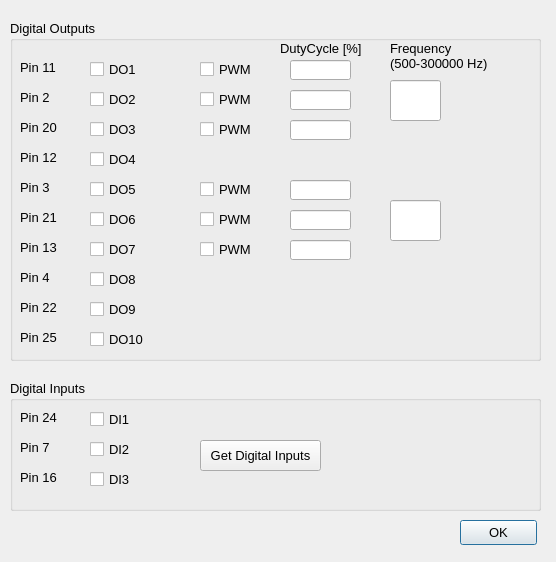
<?xml version="1.0" encoding="UTF-8"?>
<ui version="4.0">
 <class>digital_io</class>
 <widget class="QDialog" name="digital_io">
  <property name="geometry">
   <rect>
    <x>0</x>
    <y>0</y>
    <width>556</width>
    <height>562</height>
   </rect>
  </property>
  <property name="font">
   <font>
    <pointsize>8</pointsize>
   </font>
  </property>
  <property name="windowTitle">
   <string>Test Digital IO</string>
  </property>
  <widget class="QPushButton" name="okButton">
   <property name="geometry">
    <rect>
     <x>460</x>
     <y>520</y>
     <width>77</width>
     <height>25</height>
    </rect>
   </property>
   <property name="font">
    <font>
     <pointsize>10</pointsize>
    </font>
   </property>
   <property name="text">
    <string>OK</string>
   </property>
  </widget>
  <widget class="QGroupBox" name="groupBox">
   <property name="geometry">
    <rect>
     <x>10</x>
     <y>20</y>
     <width>531</width>
     <height>341</height>
    </rect>
   </property>
   <property name="font">
    <font>
     <pointsize>10</pointsize>
    </font>
   </property>
   <property name="title">
    <string>Digital Outputs</string>
   </property>
   <widget class="QCheckBox" name="DO1Chk">
    <property name="geometry">
     <rect>
      <x>80</x>
      <y>40</y>
      <width>72</width>
      <height>18</height>
     </rect>
    </property>
    <property name="font">
     <font>
      <pointsize>10</pointsize>
     </font>
    </property>
    <property name="text">
     <string>DO1</string>
    </property>
   </widget>
   <widget class="QCheckBox" name="DO2Chk">
    <property name="geometry">
     <rect>
      <x>80</x>
      <y>70</y>
      <width>72</width>
      <height>18</height>
     </rect>
    </property>
    <property name="font">
     <font>
      <pointsize>10</pointsize>
     </font>
    </property>
    <property name="text">
     <string>DO2</string>
    </property>
   </widget>
   <widget class="QCheckBox" name="DO3Chk">
    <property name="geometry">
     <rect>
      <x>80</x>
      <y>100</y>
      <width>72</width>
      <height>18</height>
     </rect>
    </property>
    <property name="font">
     <font>
      <pointsize>10</pointsize>
     </font>
    </property>
    <property name="text">
     <string>DO3</string>
    </property>
   </widget>
   <widget class="QCheckBox" name="DO4Chk">
    <property name="geometry">
     <rect>
      <x>80</x>
      <y>130</y>
      <width>72</width>
      <height>18</height>
     </rect>
    </property>
    <property name="font">
     <font>
      <pointsize>10</pointsize>
     </font>
    </property>
    <property name="text">
     <string>DO4</string>
    </property>
   </widget>
   <widget class="QCheckBox" name="DO5Chk">
    <property name="geometry">
     <rect>
      <x>80</x>
      <y>160</y>
      <width>72</width>
      <height>18</height>
     </rect>
    </property>
    <property name="font">
     <font>
      <pointsize>10</pointsize>
     </font>
    </property>
    <property name="text">
     <string>DO5</string>
    </property>
   </widget>
   <widget class="QCheckBox" name="DO6Chk">
    <property name="geometry">
     <rect>
      <x>80</x>
      <y>190</y>
      <width>72</width>
      <height>18</height>
     </rect>
    </property>
    <property name="font">
     <font>
      <pointsize>10</pointsize>
     </font>
    </property>
    <property name="text">
     <string>DO6</string>
    </property>
   </widget>
   <widget class="QCheckBox" name="DO7Chk">
    <property name="geometry">
     <rect>
      <x>80</x>
      <y>220</y>
      <width>72</width>
      <height>18</height>
     </rect>
    </property>
    <property name="font">
     <font>
      <pointsize>10</pointsize>
     </font>
    </property>
    <property name="text">
     <string>DO7</string>
    </property>
   </widget>
   <widget class="QCheckBox" name="DO8Chk">
    <property name="geometry">
     <rect>
      <x>80</x>
      <y>250</y>
      <width>72</width>
      <height>18</height>
     </rect>
    </property>
    <property name="font">
     <font>
      <pointsize>10</pointsize>
     </font>
    </property>
    <property name="text">
     <string>DO8</string>
    </property>
   </widget>
   <widget class="QCheckBox" name="DO9Chk">
    <property name="geometry">
     <rect>
      <x>80</x>
      <y>280</y>
      <width>72</width>
      <height>18</height>
     </rect>
    </property>
    <property name="font">
     <font>
      <pointsize>10</pointsize>
     </font>
    </property>
    <property name="text">
     <string>DO9</string>
    </property>
   </widget>
   <widget class="QCheckBox" name="DO10Chk">
    <property name="geometry">
     <rect>
      <x>80</x>
      <y>310</y>
      <width>72</width>
      <height>18</height>
     </rect>
    </property>
    <property name="font">
     <font>
      <pointsize>10</pointsize>
     </font>
    </property>
    <property name="text">
     <string>DO10</string>
    </property>
   </widget>
   <widget class="QCheckBox" name="PWM1Chk">
    <property name="geometry">
     <rect>
      <x>190</x>
      <y>40</y>
      <width>72</width>
      <height>18</height>
     </rect>
    </property>
    <property name="font">
     <font>
      <pointsize>10</pointsize>
     </font>
    </property>
    <property name="text">
     <string>PWM</string>
    </property>
   </widget>
   <widget class="QCheckBox" name="PWM2Chk">
    <property name="geometry">
     <rect>
      <x>190</x>
      <y>70</y>
      <width>72</width>
      <height>18</height>
     </rect>
    </property>
    <property name="font">
     <font>
      <pointsize>10</pointsize>
     </font>
    </property>
    <property name="text">
     <string>PWM</string>
    </property>
   </widget>
   <widget class="QCheckBox" name="PWM3Chk">
    <property name="geometry">
     <rect>
      <x>190</x>
      <y>100</y>
      <width>72</width>
      <height>18</height>
     </rect>
    </property>
    <property name="font">
     <font>
      <pointsize>10</pointsize>
     </font>
    </property>
    <property name="text">
     <string>PWM</string>
    </property>
   </widget>
   <widget class="QCheckBox" name="PWM5Chk">
    <property name="geometry">
     <rect>
      <x>190</x>
      <y>160</y>
      <width>72</width>
      <height>18</height>
     </rect>
    </property>
    <property name="font">
     <font>
      <pointsize>10</pointsize>
     </font>
    </property>
    <property name="text">
     <string>PWM</string>
    </property>
   </widget>
   <widget class="QCheckBox" name="PWM6Chk">
    <property name="geometry">
     <rect>
      <x>190</x>
      <y>190</y>
      <width>72</width>
      <height>18</height>
     </rect>
    </property>
    <property name="font">
     <font>
      <pointsize>10</pointsize>
     </font>
    </property>
    <property name="text">
     <string>PWM</string>
    </property>
   </widget>
   <widget class="QCheckBox" name="PWM7Chk">
    <property name="geometry">
     <rect>
      <x>190</x>
      <y>220</y>
      <width>72</width>
      <height>18</height>
     </rect>
    </property>
    <property name="font">
     <font>
      <pointsize>10</pointsize>
     </font>
    </property>
    <property name="text">
     <string>PWM</string>
    </property>
   </widget>
   <widget class="QLineEdit" name="DutyCycle1Edt">
    <property name="geometry">
     <rect>
      <x>280</x>
      <y>40</y>
      <width>61</width>
      <height>20</height>
     </rect>
    </property>
   </widget>
   <widget class="QLineEdit" name="DutyCycle2Edt">
    <property name="geometry">
     <rect>
      <x>280</x>
      <y>70</y>
      <width>61</width>
      <height>20</height>
     </rect>
    </property>
   </widget>
   <widget class="QLineEdit" name="DutyCycle3Edt">
    <property name="geometry">
     <rect>
      <x>280</x>
      <y>100</y>
      <width>61</width>
      <height>20</height>
     </rect>
    </property>
   </widget>
   <widget class="QLineEdit" name="DutyCycle5Edt">
    <property name="geometry">
     <rect>
      <x>280</x>
      <y>160</y>
      <width>61</width>
      <height>20</height>
     </rect>
    </property>
   </widget>
   <widget class="QLineEdit" name="DutyCycle6Edt">
    <property name="geometry">
     <rect>
      <x>280</x>
      <y>190</y>
      <width>61</width>
      <height>20</height>
     </rect>
    </property>
   </widget>
   <widget class="QLineEdit" name="DutyCycle7Edt">
    <property name="geometry">
     <rect>
      <x>280</x>
      <y>220</y>
      <width>61</width>
      <height>20</height>
     </rect>
    </property>
   </widget>
   <widget class="QLineEdit" name="Frequency123Edt">
    <property name="geometry">
     <rect>
      <x>380</x>
      <y>60</y>
      <width>51</width>
      <height>41</height>
     </rect>
    </property>
   </widget>
   <widget class="QLineEdit" name="Frequency567Edt">
    <property name="geometry">
     <rect>
      <x>380</x>
      <y>180</y>
      <width>51</width>
      <height>41</height>
     </rect>
    </property>
   </widget>
   <widget class="QLabel" name="label">
    <property name="geometry">
     <rect>
      <x>270</x>
      <y>20</y>
      <width>91</width>
      <height>16</height>
     </rect>
    </property>
    <property name="font">
     <font>
      <pointsize>10</pointsize>
     </font>
    </property>
    <property name="text">
     <string>DutyCycle [%]</string>
    </property>
   </widget>
   <widget class="QLabel" name="label_2">
    <property name="geometry">
     <rect>
      <x>380</x>
      <y>20</y>
      <width>111</width>
      <height>31</height>
     </rect>
    </property>
    <property name="font">
     <font>
      <pointsize>10</pointsize>
     </font>
    </property>
    <property name="text">
     <string>Frequency (500-300000 Hz)</string>
    </property>
    <property name="wordWrap">
     <bool>true</bool>
    </property>
   </widget>
   <widget class="QLabel" name="label_3">
    <property name="geometry">
     <rect>
      <x>10</x>
      <y>40</y>
      <width>46</width>
      <height>14</height>
     </rect>
    </property>
    <property name="font">
     <font>
      <pointsize>10</pointsize>
     </font>
    </property>
    <property name="text">
     <string>Pin 11</string>
    </property>
   </widget>
   <widget class="QLabel" name="label_4">
    <property name="geometry">
     <rect>
      <x>10</x>
      <y>70</y>
      <width>46</width>
      <height>14</height>
     </rect>
    </property>
    <property name="font">
     <font>
      <pointsize>10</pointsize>
     </font>
    </property>
    <property name="text">
     <string>Pin 2</string>
    </property>
   </widget>
   <widget class="QLabel" name="label_5">
    <property name="geometry">
     <rect>
      <x>10</x>
      <y>100</y>
      <width>46</width>
      <height>14</height>
     </rect>
    </property>
    <property name="font">
     <font>
      <pointsize>10</pointsize>
     </font>
    </property>
    <property name="text">
     <string>Pin 20</string>
    </property>
   </widget>
   <widget class="QLabel" name="label_6">
    <property name="geometry">
     <rect>
      <x>10</x>
      <y>130</y>
      <width>46</width>
      <height>14</height>
     </rect>
    </property>
    <property name="font">
     <font>
      <pointsize>10</pointsize>
     </font>
    </property>
    <property name="text">
     <string>Pin 12</string>
    </property>
   </widget>
   <widget class="QLabel" name="label_7">
    <property name="geometry">
     <rect>
      <x>10</x>
      <y>160</y>
      <width>46</width>
      <height>14</height>
     </rect>
    </property>
    <property name="font">
     <font>
      <pointsize>10</pointsize>
     </font>
    </property>
    <property name="text">
     <string>Pin 3</string>
    </property>
   </widget>
   <widget class="QLabel" name="label_8">
    <property name="geometry">
     <rect>
      <x>10</x>
      <y>190</y>
      <width>46</width>
      <height>14</height>
     </rect>
    </property>
    <property name="font">
     <font>
      <pointsize>10</pointsize>
     </font>
    </property>
    <property name="text">
     <string>Pin 21</string>
    </property>
   </widget>
   <widget class="QLabel" name="label_9">
    <property name="geometry">
     <rect>
      <x>10</x>
      <y>220</y>
      <width>46</width>
      <height>14</height>
     </rect>
    </property>
    <property name="font">
     <font>
      <pointsize>10</pointsize>
     </font>
    </property>
    <property name="text">
     <string>Pin 13</string>
    </property>
   </widget>
   <widget class="QLabel" name="label_10">
    <property name="geometry">
     <rect>
      <x>10</x>
      <y>250</y>
      <width>46</width>
      <height>14</height>
     </rect>
    </property>
    <property name="font">
     <font>
      <pointsize>10</pointsize>
     </font>
    </property>
    <property name="text">
     <string>Pin 4</string>
    </property>
   </widget>
   <widget class="QLabel" name="label_11">
    <property name="geometry">
     <rect>
      <x>10</x>
      <y>280</y>
      <width>46</width>
      <height>14</height>
     </rect>
    </property>
    <property name="font">
     <font>
      <pointsize>10</pointsize>
     </font>
    </property>
    <property name="text">
     <string>Pin 22</string>
    </property>
   </widget>
   <widget class="QLabel" name="label_12">
    <property name="geometry">
     <rect>
      <x>10</x>
      <y>310</y>
      <width>46</width>
      <height>14</height>
     </rect>
    </property>
    <property name="font">
     <font>
      <pointsize>10</pointsize>
     </font>
    </property>
    <property name="text">
     <string>Pin 25</string>
    </property>
   </widget>
  </widget>
  <widget class="QGroupBox" name="groupBox_2">
   <property name="geometry">
    <rect>
     <x>10</x>
     <y>380</y>
     <width>531</width>
     <height>131</height>
    </rect>
   </property>
   <property name="font">
    <font>
     <pointsize>10</pointsize>
    </font>
   </property>
   <property name="title">
    <string>Digital Inputs</string>
   </property>
   <widget class="QPushButton" name="GetDigitalInputsBtn">
    <property name="geometry">
     <rect>
      <x>190</x>
      <y>60</y>
      <width>121</width>
      <height>31</height>
     </rect>
    </property>
    <property name="font">
     <font>
      <pointsize>10</pointsize>
     </font>
    </property>
    <property name="text">
     <string>Get Digital Inputs</string>
    </property>
   </widget>
   <widget class="QCheckBox" name="DI1Chk">
    <property name="geometry">
     <rect>
      <x>80</x>
      <y>30</y>
      <width>72</width>
      <height>18</height>
     </rect>
    </property>
    <property name="font">
     <font>
      <pointsize>10</pointsize>
     </font>
    </property>
    <property name="text">
     <string>DI1</string>
    </property>
   </widget>
   <widget class="QCheckBox" name="DI2Chk">
    <property name="geometry">
     <rect>
      <x>80</x>
      <y>60</y>
      <width>72</width>
      <height>18</height>
     </rect>
    </property>
    <property name="font">
     <font>
      <pointsize>10</pointsize>
     </font>
    </property>
    <property name="text">
     <string>DI2</string>
    </property>
   </widget>
   <widget class="QCheckBox" name="DI3Chk">
    <property name="geometry">
     <rect>
      <x>80</x>
      <y>90</y>
      <width>72</width>
      <height>18</height>
     </rect>
    </property>
    <property name="font">
     <font>
      <pointsize>10</pointsize>
     </font>
    </property>
    <property name="text">
     <string>DI3</string>
    </property>
   </widget>
   <widget class="QLabel" name="label_13">
    <property name="geometry">
     <rect>
      <x>10</x>
      <y>30</y>
      <width>46</width>
      <height>14</height>
     </rect>
    </property>
    <property name="font">
     <font>
      <pointsize>10</pointsize>
     </font>
    </property>
    <property name="text">
     <string>Pin 24</string>
    </property>
   </widget>
   <widget class="QLabel" name="label_14">
    <property name="geometry">
     <rect>
      <x>10</x>
      <y>60</y>
      <width>46</width>
      <height>14</height>
     </rect>
    </property>
    <property name="font">
     <font>
      <pointsize>10</pointsize>
     </font>
    </property>
    <property name="text">
     <string>Pin 7</string>
    </property>
   </widget>
   <widget class="QLabel" name="label_15">
    <property name="geometry">
     <rect>
      <x>10</x>
      <y>90</y>
      <width>46</width>
      <height>14</height>
     </rect>
    </property>
    <property name="font">
     <font>
      <pointsize>10</pointsize>
     </font>
    </property>
    <property name="text">
     <string>Pin 16</string>
    </property>
   </widget>
  </widget>
 </widget>
 <tabstops>
  <tabstop>DO1Chk</tabstop>
  <tabstop>DO2Chk</tabstop>
  <tabstop>DO3Chk</tabstop>
  <tabstop>DO4Chk</tabstop>
  <tabstop>DO5Chk</tabstop>
  <tabstop>DO6Chk</tabstop>
  <tabstop>DO7Chk</tabstop>
  <tabstop>DO8Chk</tabstop>
  <tabstop>DO9Chk</tabstop>
  <tabstop>DO10Chk</tabstop>
  <tabstop>PWM1Chk</tabstop>
  <tabstop>PWM2Chk</tabstop>
  <tabstop>PWM3Chk</tabstop>
  <tabstop>PWM5Chk</tabstop>
  <tabstop>PWM6Chk</tabstop>
  <tabstop>PWM7Chk</tabstop>
  <tabstop>DutyCycle1Edt</tabstop>
  <tabstop>DutyCycle2Edt</tabstop>
  <tabstop>DutyCycle3Edt</tabstop>
  <tabstop>DutyCycle5Edt</tabstop>
  <tabstop>DutyCycle6Edt</tabstop>
  <tabstop>DutyCycle7Edt</tabstop>
  <tabstop>Frequency123Edt</tabstop>
  <tabstop>Frequency567Edt</tabstop>
  <tabstop>DI1Chk</tabstop>
  <tabstop>DI2Chk</tabstop>
  <tabstop>DI3Chk</tabstop>
  <tabstop>GetDigitalInputsBtn</tabstop>
  <tabstop>okButton</tabstop>
 </tabstops>
 <resources/>
 <connections>
  <connection>
   <sender>okButton</sender>
   <signal>clicked()</signal>
   <receiver>digital_io</receiver>
   <slot>accept()</slot>
   <hints>
    <hint type="sourcelabel">
     <x>278</x>
     <y>253</y>
    </hint>
    <hint type="destinationlabel">
     <x>96</x>
     <y>254</y>
    </hint>
   </hints>
  </connection>
 </connections>
</ui>
